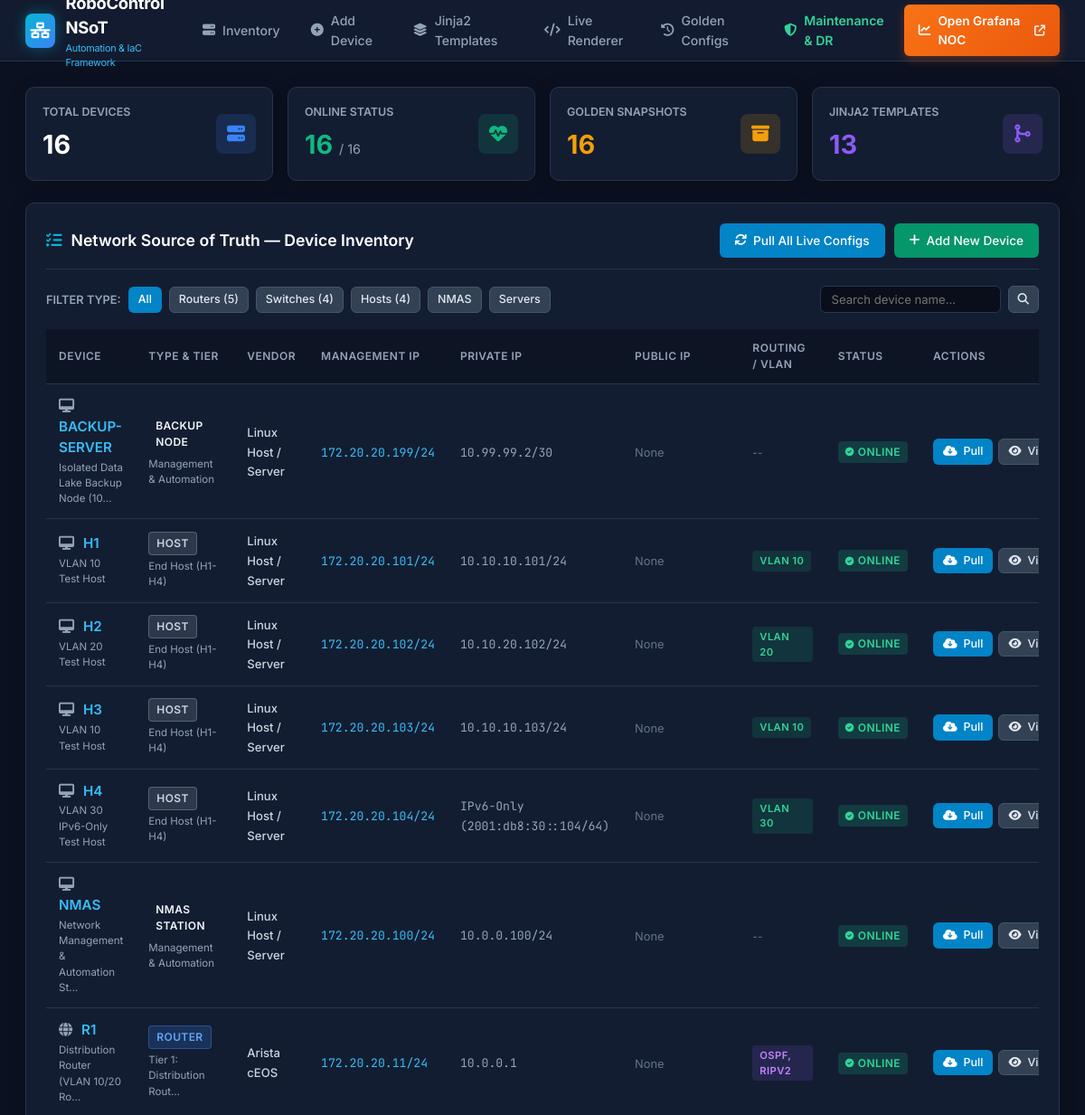
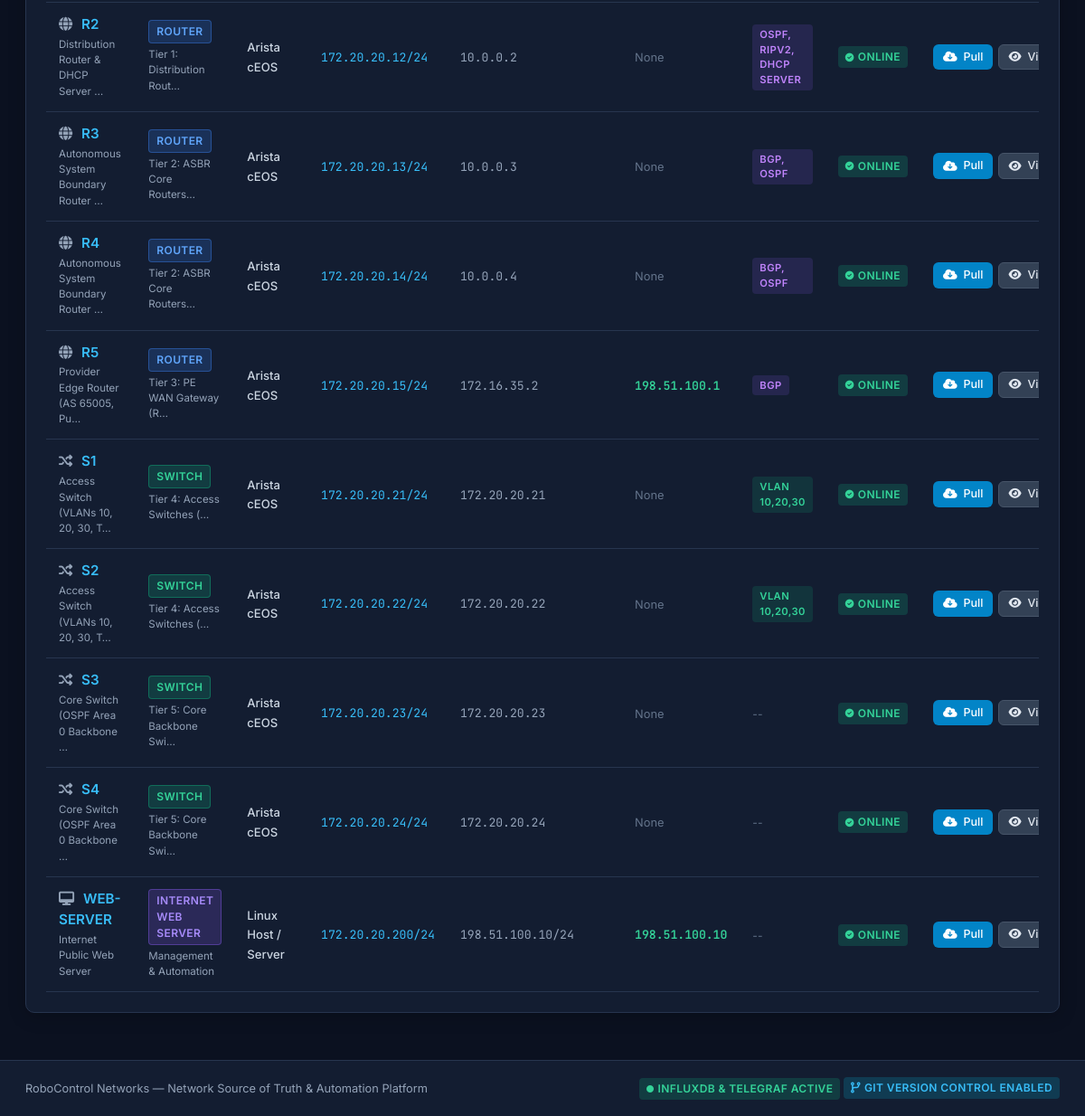
The page / on the database its author committed (2 pictures, top to bottom).
### automation/models.py (models this page shows, shortened)
class Device(models.Model):
    DEVICE_TYPES = [
        ('router', 'Router'),
        ('switch', 'Switch'),
        ('host', 'Host'),
        ('nmas', 'NMAS Station'),
        ('server', 'Internet Web Server'),
        ('backup', 'Backup Node'),
    ]
    VENDORS = [
        ('arista', 'Arista cEOS'),
        ('cisco_nxos', 'Cisco NX-OS 9000v'),
        ('cisco_xrv', 'Cisco IOS-XRv 9000'),
        ('sonic', 'SONiC VS (sonic-vs)'),
        ('linux', 'Linux Host / Server'),
    ]
    TIERS = [
        ('distribution', 'Tier 1: Distribution Routers (R1-R2)'),
        ('asbr', 'Tier 2: ASBR Core Routers (R3-R4)'),
        ('pe_router', 'Tier 3: PE WAN Gateway (R5)'),
        ('access_switch', 'Tier 4: Access Switches (S1-S2)'),
        ('core_switch', 'Tier 5: Core Backbone Switches (S3-S4)'),
        ('host', 'End Host (H1-H4)'),
        ('management', 'Management & Automation'),
    ]
    name = models.CharField(max_length=64, unique=True, verbose_name="Hostname / Device Name")
    device_type = models.CharField(max_length=32, choices=DEVICE_TYPES, default='router')
    vendor = models.CharField(max_length=64, choices=VENDORS, default='arista')
    tier = models.CharField(max_length=64, choices=TIERS, default='distribution')
    role = models.CharField(max_length=255, blank=True, verbose_name="Deployment Role")
    public_ip = models.CharField(max_length=64, blank=True, null=True, verbose_name="Public / WAN IP")
    private_ip = models.CharField(max_length=64, blank=True, null=True, verbose_name="Private IP")
    mgmt_ip = models.CharField(max_length=64, blank=True, null=True, verbose_name="Management IP")
    status = models.CharField(max_length=32, default='Online')
    routing_protocols = models.CharField(max_length=128, blank=True, default="OSPF", verbose_name="Routing Protocol(s)")
    bgp_asn = models.IntegerField(blank=True, null=True, verbose_name="BGP Local ASN")
    router_id = models.CharField(max_length=64, blank=True, null=True, verbose_name="Router ID")
    interface_ips = models.TextField(blank=True, verbose_name="Interface IPs / Descriptions")
    vlans = models.CharField(max_length=128, blank=True, verbose_name="VLANs (e.g. 10,20,30)")
    custom_config_yaml = models.TextField(blank=True, verbose_name="YAML Data Model")
    running_config = models.TextField(blank=True, verbose_name="Live Running Configuration")
    template_name = models.CharField(max_length=128, blank=True, default="r1_r2.j2", verbose_name="Jinja2 Template File")
    uploaded_config_file = models.FileField(upload_to='uploaded_configs/', blank=True, null=True, verbose_name="Uploaded Running Config File")
    uploaded_template_file = models.FileField(upload_to='uploaded_templates/', blank=True, null=True, verbose_name="Uploaded Jinja2 Template File")
    last_config_pulled_at = models.DateTimeField(blank=True, null=True)
    created_at = models.DateTimeField(auto_now_add=True)
    updated_at = models.DateTimeField(auto_now=True)
    class Meta:
        ordering = ['name']

### automation/views.py (the view)
# urls.py: path('', views.dashboard_view, name='dashboard'),
def dashboard_view(request):
    devices = Device.objects.all()
    device_type_filter = request.GET.get('type')
    vendor_filter = request.GET.get('vendor')
    search_query = request.GET.get('q')
    if device_type_filter:
        devices = devices.filter(device_type=device_type_filter)
    if vendor_filter:
        devices = devices.filter(vendor=vendor_filter)
    if search_query:
        devices = devices.filter(name__icontains=search_query)
    total_devices = Device.objects.count()
    online_count = Device.objects.filter(status='Online').count()
    golden_count = GoldenConfig.objects.count()
    template_count = TemplateModel.objects.count()
    context = {
        'devices': devices,
        'total_devices': total_devices,
        'online_count': online_count,
        'golden_count': golden_count,
        'template_count': template_count,
        'current_type': device_type_filter or 'all',
        'current_vendor': vendor_filter or 'all',
        'search_query': search_query or '',
    }
    return render(request, 'automation/dashboard.html', context)

### templates/automation/dashboard.html (shortened to what this page needs)
{% extends 'automation/base.html' %}
{% block content %}
<div style="display: grid; grid-template-columns: repeat(auto-fit, minmax(220px, 1fr)); gap: 16px; margin-bottom: 24px;">
  <div class="card" style="margin-bottom: 0; padding: 18px;">
    <div style="display: flex; justify-content: space-between; align-items: center;">
      <div>
        <div style="font-size: 0.78rem; text-transform: uppercase; color: var(--text-muted); font-weight: 600;">Total Devices</div>
        <div style="font-size: 1.8rem; font-weight: 700; color: #ffffff; margin-top: 4px;">{{ total_devices }}</div>
      </div>
      <div style="width: 44px; height: 44px; background: rgba(59, 130, 246, 0.15); border-radius: 8px; display: flex; align-items: center; justify-content: center; color: var(--accent-blue); font-size: 1.25rem;">
        <i class="fa-solid fa-server"></i>
      </div>
    </div>
  </div>
  <div class="card" style="margin-bottom: 0; padding: 18px;">
    <div style="display: flex; justify-content: space-between; align-items: center;">
      <div>
        <div style="font-size: 0.78rem; text-transform: uppercase; color: var(--text-muted); font-weight: 600;">Online Status</div>
        <div style="font-size: 1.8rem; font-weight: 700; color: var(--accent-teal); margin-top: 4px;">{{ online_count }} <span style="font-size: 0.9rem; color: var(--text-muted); font-weight: normal;">/ {{ total_devices }}</span></div>
      </div>
      <div style="width: 44px; height: 44px; background: rgba(16, 185, 129, 0.15); border-radius: 8px; display: flex; align-items: center; justify-content: center; color: var(--accent-teal); font-size: 1.25rem;">
        <i class="fa-solid fa-heart-pulse"></i>
      </div>
    </div>
  </div>
  <div class="card" style="margin-bottom: 0; padding: 18px;">
    <div style="display: flex; justify-content: space-between; align-items: center;">
      <div>
        <div style="font-size: 0.78rem; text-transform: uppercase; color: var(--text-muted); font-weight: 600;">Golden Snapshots</div>
        <div style="font-size: 1.8rem; font-weight: 700; color: var(--accent-amber); margin-top: 4px;">{{ golden_count }}</div>
      </div>
      <div style="width: 44px; height: 44px; background: rgba(245, 158, 11, 0.15); border-radius: 8px; display: flex; align-items: center; justify-content: center; color: var(--accent-amber); font-size: 1.25rem;">
        <i class="fa-solid fa-box-archive"></i>
      </div>
    </div>
  </div>
  <div class="card" style="margin-bottom: 0; padding: 18px;">
    <div style="display: flex; justify-content: space-between; align-items: center;">
      <div>
        <div style="font-size: 0.78rem; text-transform: uppercase; color: var(--text-muted); font-weight: 600;">Jinja2 Templates</div>
        <div style="font-size: 1.8rem; font-weight: 700; color: var(--accent-purple); margin-top: 4px;">{{ template_count }}</div>
      </div>
      <div style="width: 44px; height: 44px; background: rgba(139, 92, 246, 0.15); border-radius: 8px; display: flex; align-items: center; justify-content: center; color: var(--accent-purple); font-size: 1.25rem;">
        <i class="fa-solid fa-code-merge"></i>
      </div>
    </div>
  </div>
</div>
<div class="card">
  <div class="card-header">
    <div class="card-title">
      <i class="fa-solid fa-list-check" style="color: var(--accent-cyan);"></i>
      <span>Network Source of Truth &mdash; Device Inventory</span>
    </div>
    <div style="display: flex; gap: 10px; align-items: center;">
      <a href="{% url 'pull_all_configs' %}" class="btn btn-primary" title="Pull live configs from all devices via eAPI">
        <i class="fa-solid fa-arrows-rotate"></i> Pull All Live Configs
      </a>
      <a href="{% url 'add_device' %}" class="btn btn-success">
        <i class="fa-solid fa-plus"></i> Add New Device
      </a>
    </div>
  </div>
  <div style="display: flex; justify-content: space-between; align-items: center; margin-bottom: 18px; flex-wrap: wrap; gap: 12px;">
    <div style="display: flex; gap: 8px; align-items: center;">
      <span style="font-size: 0.8rem; color: var(--text-muted); font-weight: 600;">FILTER TYPE:</span>
      <a href="?type=" class="btn btn-sm {% if current_type == 'all' %}btn-primary{% else %}btn-secondary{% endif %}">All</a>
      <a href="?type=router" class="btn btn-sm {% if current_type == 'router' %}btn-primary{% else %}btn-secondary{% endif %}">Routers (5)</a>
      <a href="?type=switch" class="btn btn-sm {% if current_type == 'switch' %}btn-primary{% else %}btn-secondary{% endif %}">Switches (4)</a>
      <a href="?type=host" class="btn btn-sm {% if current_type == 'host' %}btn-primary{% else %}btn-secondary{% endif %}">Hosts (4)</a>
      <a href="?type=nmas" class="btn btn-sm {% if current_type == 'nmas' %}btn-primary{% else %}btn-secondary{% endif %}">NMAS</a>
      <a href="?type=server" class="btn btn-sm {% if current_type == 'server' %}btn-primary{% else %}btn-secondary{% endif %}">Servers</a>
    </div>
    <form method="get" style="display: flex; gap: 8px;">
      <input type="text" name="q" value="{{ search_query }}" placeholder="Search device name..." class="form-control" style="width: 200px; padding: 6px 12px; font-size: 0.82rem;">
      <button type="submit" class="btn btn-secondary btn-sm"><i class="fa-solid fa-magnifying-glass"></i></button>
    </form>
  </div>
  <div class="table-responsive">
    <table>
      <thead>
        <tr>
          <th>Device</th>
          <th>Type &amp; Tier</th>
          <th>Vendor</th>
          <th>Management IP</th>
          <th>Private IP</th>
          <th>Public IP</th>
          <th>Routing / VLAN</th>
          <th>Status</th>
          <th>Actions</th>
        </tr>
      </thead>
      <tbody>
        {% for dev in devices %}
        <tr>
          <td>
            <a href="{% url 'device_detail' dev.id %}" style="color: #38bdf8; text-decoration: none; font-weight: 600; font-size: 0.95rem;">
              <i class="fa-solid {% if dev.device_type == 'router' %}fa-globe{% elif dev.device_type == 'switch' %}fa-shuffle{% else %}fa-desktop{% endif %}" style="margin-right: 6px; color: var(--text-muted);"></i>
              {{ dev.name|upper }}
            </a>
            <div style="font-size: 0.72rem; color: var(--text-muted); margin-top: 2px;">{{ dev.role|truncatechars:35 }}</div>
          </td>
          <td>
            <span class="badge badge-{{ dev.device_type }}">{{ dev.get_device_type_display }}</span>
            <div style="font-size: 0.72rem; color: var(--text-muted); margin-top: 4px;">{{ dev.get_tier_display|truncatechars:26 }}</div>
          </td>
          <td>
            <span style="font-size: 0.82rem; font-weight: 500; color: #cbd5e1;">{{ dev.get_vendor_display }}</span>
          </td>
          <td><code style="color: #38bdf8; font-size: 0.82rem;">{{ dev.mgmt_ip|default:"--" }}</code></td>
          <td><code style="color: #94a3b8; font-size: 0.82rem;">{{ dev.private_ip|default:"--" }}</code></td>
          <td>
            {% if dev.public_ip %}
              <code style="color: #34d399; font-size: 0.82rem; font-weight: 600;">{{ dev.public_ip }}</code>
            {% else %}
              <span style="color: #64748b; font-size: 0.8rem;">None</span>
            {% endif %}
          </td>
          <td>
            {% if dev.routing_protocols %}
              <span class="badge" style="background: rgba(139, 92, 246, 0.15); color: #c084fc; font-size: 0.7rem;">{{ dev.routing_protocols }}</span>
            {% elif dev.vlans %}
              <span class="badge" style="background: rgba(16, 185, 129, 0.15); color: #34d399; font-size: 0.7rem;">VLAN {{ dev.vlans }}</span>
            {% else %}
              <span style="color: #64748b; font-size: 0.75rem;">--</span>
            {% endif %}
          </td>
          <td>
            {% if "Degraded" in dev.status %}
              <span class="badge badge-warning" title="One or more physical interfaces are down"><i class="fa-solid fa-triangle-exclamation" style="font-size: 0.6rem;"></i> {{ dev.status }}</span>
            {% elif dev.status == "Online" %}
              <span class="badge badge-online"><i class="fa-solid fa-check-circle" style="font-size: 0.6rem;"></i> Online</span>
            {% else %}
              <span class="badge badge-offline"><i class="fa-solid fa-circle-xmark" style="font-size: 0.6rem;"></i> {{ dev.status }}</span>
            {% endif %}
          </td>
          <td>
            <div style="display: flex; gap: 6px;">
              <a href="{% url 'pull_device_config' dev.id %}" class="btn btn-primary btn-sm" title="Pull live running config from device">
                <i class="fa-solid fa-cloud-arrow-down"></i> Pull
              </a>
              <a href="{% url 'device_detail' dev.id %}" class="btn btn-secondary btn-sm" title="View details and config">
                <i class="fa-solid fa-eye"></i> View
              </a>
            </div>
          </td>
        </tr>
        {% empty %}
        <tr>
          <td colspan="9" style="text-align: center; padding: 30px; color: var(--text-muted);">
            No devices found matching current filter. <a href="{% url 'add_device' %}" style="color: var(--accent-cyan);">Add a new device</a>
          </td>
        </tr>
        {% endfor %}
      </tbody>
    </table>
  </div>
</div>
{% endblock %}

### templates/automation/base.html (style rules this page uses)
:root { --bg-main: #0b1120; --bg-card: #131d31; --bg-card-hover: #1e293b; --border-color: #27354f; --text-main: #f1f5f9; --text-muted: #94a3b8; --accent-cyan: #06b6d4; --accent-teal: #10b981; --accent-blue: #3b82f6; --accent-purple: #8b5cf6; --accent-amber: #f59e0b; --accent-red: #ef4444; }
* { box-sizing: border-box; margin: 0; padding: 0; }
body { font-family: 'Inter', -apple-system, BlinkMacSystemFont, sans-serif; background-color: var(--bg-main); color: var(--text-main); line-height: 1.5; min-height: 100vh; display: flex; flex-direction: column; }
.card { background: var(--bg-card); border: 1px solid var(--border-color); border-radius: 10px; padding: 22px; margin-bottom: 24px; box-shadow: 0 4px 20px rgba(0, 0, 0, 0.2); }
.card-header { display: flex; justify-content: space-between; align-items: center; margin-bottom: 18px; padding-bottom: 12px; border-bottom: 1px solid var(--border-color); }
.card-title { font-size: 1.1rem; font-weight: 600; color: #ffffff; display: flex; align-items: center; gap: 10px; }
.btn { display: inline-flex; align-items: center; gap: 7px; padding: 8px 16px; border-radius: 6px; font-size: 0.85rem; font-weight: 500; cursor: pointer; text-decoration: none; border: 1px solid transparent; transition: all 0.2s ease; }
.btn-primary { background: #0284c7; color: #ffffff; }
.btn-success { background: #059669; color: #ffffff; }
.btn-secondary { background: #334155; color: #e2e8f0; border-color: #475569; }
.btn-sm { padding: 4px 10px; font-size: 0.78rem; }
.badge { display: inline-flex; align-items: center; gap: 4px; padding: 3px 8px; border-radius: 4px; font-size: 0.75rem; font-weight: 600; text-transform: uppercase; letter-spacing: 0.4px; }
.badge-router { background: rgba(59, 130, 246, 0.2); color: #60a5fa; border: 1px solid rgba(59, 130, 246, 0.4); }
.badge-switch { background: rgba(16, 185, 129, 0.2); color: #34d399; border: 1px solid rgba(16, 185, 129, 0.4); }
.badge-host { background: rgba(148, 163, 184, 0.2); color: #cbd5e1; border: 1px solid rgba(148, 163, 184, 0.4); }
.badge-server { background: rgba(139, 92, 246, 0.2); color: #a78bfa; border: 1px solid rgba(139, 92, 246, 0.4); }
.badge-online { background: rgba(16, 185, 129, 0.2); color: #34d399; }
.table-responsive { overflow-x: auto; }
table { width: 100%; border-collapse: collapse; font-size: 0.88rem; }
th { text-align: left; padding: 12px 14px; background: #0d1525; color: var(--text-muted); font-weight: 600; border-bottom: 1px solid var(--border-color); text-transform: uppercase; font-size: 0.75rem; letter-spacing: 0.5px; }
td { padding: 13px 14px; border-bottom: 1px solid var(--border-color); color: var(--text-main); }
.form-control { width: 100%; padding: 10px 14px; background: #090e1a; border: 1px solid var(--border-color); border-radius: 6px; color: #ffffff; font-size: 0.88rem; font-family: inherit; transition: border-color 0.2s ease; }
pre, code { font-family: 'JetBrains Mono', monospace; }

### rows shown on the page
Device: name "BACKUP-SERVER", role "Isolated Data Lake Backup Node (10…", device_type "BACKUP NODE", tier "Management & Automation", vendor "Linux Host / Server", mgmt_ip "172.20.20.199/24", private_ip "10.99.99.2/30", shows "None", status "Online" (drawn)
Device: name "H1", role "VLAN 10 Test Host", device_type "HOST", tier "End Host (H1-H4)", vendor "Linux Host / Server", mgmt_ip "172.20.20.101/24", private_ip "10.10.10.101/24", shows "None", vlans "10", status "Online" (drawn)
Device: name "H2", role "VLAN 20 Test Host", device_type "HOST", tier "End Host (H1-H4)", vendor "Linux Host / Server", mgmt_ip "172.20.20.102/24", private_ip "10.10.20.102/24", shows "None", vlans "20", status "Online" (drawn)
Device: name "H3", role "VLAN 10 Test Host", device_type "HOST", tier "End Host (H1-H4)", vendor "Linux Host / Server", mgmt_ip "172.20.20.103/24", private_ip "10.10.10.103/24", shows "None", vlans "10", status "Online" (drawn)
Device: name "H4", role "VLAN 30 IPv6-Only Test Host", device_type "HOST", tier "End Host (H1-H4)", vendor "Linux Host / Server", mgmt_ip "172.20.20.104/24", private_ip "IPv6-Only (2001:db8:30::104/64)", shows "None", vlans "30", status "Online" (drawn)
Device: name "NMAS", role "Network Management & Automation St…", device_type "NMAS STATION", tier "Management & Automation", vendor "Linux Host / Server", mgmt_ip "172.20.20.100/24", private_ip "10.0.0.100/24", shows "None", status "Online" (drawn)
Device: name "R1", role "Distribution Router (VLAN 10/20 Ro…", device_type "ROUTER", tier "Tier 1: Distribution Rout…", vendor "Arista cEOS", mgmt_ip "172.20.20.11/24", private_ip "10.0.0.1", shows "None", routing_protocols "OSPF, RIPV2", status "Online" (drawn)
Device: name "R2", role "Distribution Router & DHCP Server …", device_type "ROUTER", tier "Tier 1: Distribution Rout…", vendor "Arista cEOS", mgmt_ip "172.20.20.12/24", private_ip "10.0.0.2", shows "None", routing_protocols "OSPF, RIPV2, DHCP SERVER", status "Online" (drawn)
Device: name "R3", role "Autonomous System Boundary Router …", device_type "ROUTER", tier "Tier 2: ASBR Core Routers…", vendor "Arista cEOS", mgmt_ip "172.20.20.13/24", private_ip "10.0.0.3", shows "None", routing_protocols "BGP, OSPF", status "Online" (drawn)
Device: name "R4", role "Autonomous System Boundary Router …", device_type "ROUTER", tier "Tier 2: ASBR Core Routers…", vendor "Arista cEOS", mgmt_ip "172.20.20.14/24", private_ip "10.0.0.4", shows "None", routing_protocols "BGP, OSPF", status "Online" (drawn)
Device: name "R5", role "Provider Edge Router (AS 65005, Pu…", device_type "ROUTER", tier "Tier 3: PE WAN Gateway (R…", vendor "Arista cEOS", mgmt_ip "172.20.20.15/24", private_ip "172.16.35.2", public_ip "198.51.100.1", routing_protocols "BGP", status "Online" (drawn)
Device: name "S1", role "Access Switch (VLANs 10, 20, 30, T…", device_type "SWITCH", tier "Tier 4: Access Switches (…", vendor "Arista cEOS", mgmt_ip "172.20.20.21/24", private_ip "172.20.20.21", shows "None", vlans "10,20,30", status "Online" (drawn)
Device: name "S2", role "Access Switch (VLANs 10, 20, 30, T…", device_type "SWITCH", tier "Tier 4: Access Switches (…", vendor "Arista cEOS", mgmt_ip "172.20.20.22/24", private_ip "172.20.20.22", shows "None", vlans "10,20,30", status "Online" (drawn)
Device: name "S3", role "Core Switch (OSPF Area 0 Backbone …", device_type "SWITCH", tier "Tier 5: Core Backbone Swi…", vendor "Arista cEOS", mgmt_ip "172.20.20.23/24", private_ip "172.20.20.23", shows "None", status "Online" (drawn)
Device: name "S4", role "Core Switch (OSPF Area 0 Backbone …", device_type "SWITCH", tier "Tier 5: Core Backbone Swi…", vendor "Arista cEOS", mgmt_ip "172.20.20.24/24", private_ip "172.20.20.24", shows "None", status "Online" (drawn)
Device: name "WEB-SERVER", role "Internet Public Web Server", device_type "INTERNET WEB SERVER", tier "Management & Automation", vendor "Linux Host / Server", mgmt_ip "172.20.20.200/24", private_ip "198.51.100.10/24", public_ip "198.51.100.10", status "Online" (drawn)

### other values the page prints
{{ total_devices }} "16"
{{ online_count }} "16"
{{ golden_count }} "16"
{{ template_count }} "13"
